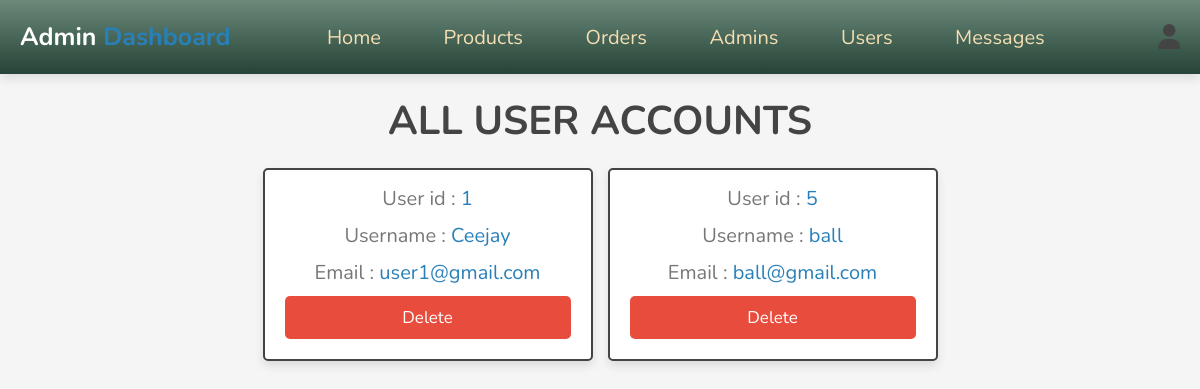
Screenshot of /admin/users_accounts.php (signed in) with the database file from the repository.
### tables this page shows
CREATE TABLE `users` (
  `id` int(100) NOT NULL,
  `name` varchar(20) NOT NULL,
  `email` varchar(50) NOT NULL,
  `password` varchar(50) NOT NULL
);

### admin/users_accounts.php (the view, shortened to what this page needs)
<?php
include '../components/connect.php';
?>
<!DOCTYPE html>
<html lang="en">
<head>
   <link rel="stylesheet" href="https://cdnjs.cloudflare.com/ajax/libs/font-awesome/6.1.1/css/all.min.css">
   <link rel="stylesheet" href="../css/admin_style.css">
</head>
<body>
<?php include '../components/admin_header.php'; ?>
<section class="accounts">
   <h1 class="heading">All User Accounts</h1>
   <div class="box-container">
   <?php
      $select_accounts = $conn->prepare("SELECT * FROM `users`");
      $select_accounts->execute();
      if($select_accounts->rowCount() > 0){
         while($fetch_accounts = $select_accounts->fetch(PDO::FETCH_ASSOC)){
   ?>
   <div class="box">
      <p> User id : <span><?= $fetch_accounts['id']; ?></span> </p>
      <p> Username : <span><?= $fetch_accounts['name']; ?></span> </p>
      <p> Email : <span><?= $fetch_accounts['email']; ?></span> </p>
      <a href="users_accounts.php?delete=<?= $fetch_accounts['id']; ?>" onclick="return confirm('Delete this account? the user related information will also be deleted.')" class="delete-btn">Delete</a>
   </div>
   <?php
         }
      }else{
         echo '<p class="empty">No user accounts available!</p>';
      }
   ?>
   </div>
</section>
</body>
</html>

### css/admin_style.css (style rules this page uses)
:root { --main-color:#2980b9; --orange:#f39c12; --red:#e74c3c; --black:#444; --white:#fff; --light-color:#777; --light-bg:#f5f5f5; --border:.2rem solid var(--black); --box-shadow:0 .5rem 1rem rgba(0,0,0,.1); }
* { font-family: 'Nunito', sans-serif; margin:0; padding:0; box-sizing: border-box; outline: none; border:none; text-decoration: none; }
html { font-size: 62.5%; overflow-x: hidden; }
body { background-color: var(--light-bg); background: whitesmoke; }
section { padding:2rem; max-width: 1200px; margin:0 auto; }
.heading { font-size: 4rem; color:var(--black); margin-bottom: 2rem; text-align: center; text-transform: uppercase; }
.btn, .delete-btn, .option-btn { display: block; width: 100%; margin-top: 1rem; border-radius: .5rem; padding:1rem 3rem; font-size: 1.7rem; text-transform: capitalize; color:var(--white); cursor: pointer; text-align: center; }
.delete-btn { background-color: var(--red); }
.accounts .box-container { display: grid; grid-template-columns: repeat(auto-fit, 33rem); gap:1.5rem; align-items: flex-start; justify-content: center; }
.accounts .box-container .box { padding:2rem; padding-top: .5rem; border-radius: .5rem; text-align: center; border:var(--border); background-color: var(--white); box-shadow: var(--box-shadow); }
.accounts .box-container .box p { font-size: 2rem; color:var(--light-color); margin: 1rem 0; }
.accounts .box-container .box p span { color:var(--main-color); }

### rows the page displays
users: id "1", name "Ceejay", email "user1@gmail.com"
users: id "5", name "ball", email "ball@gmail.com"
